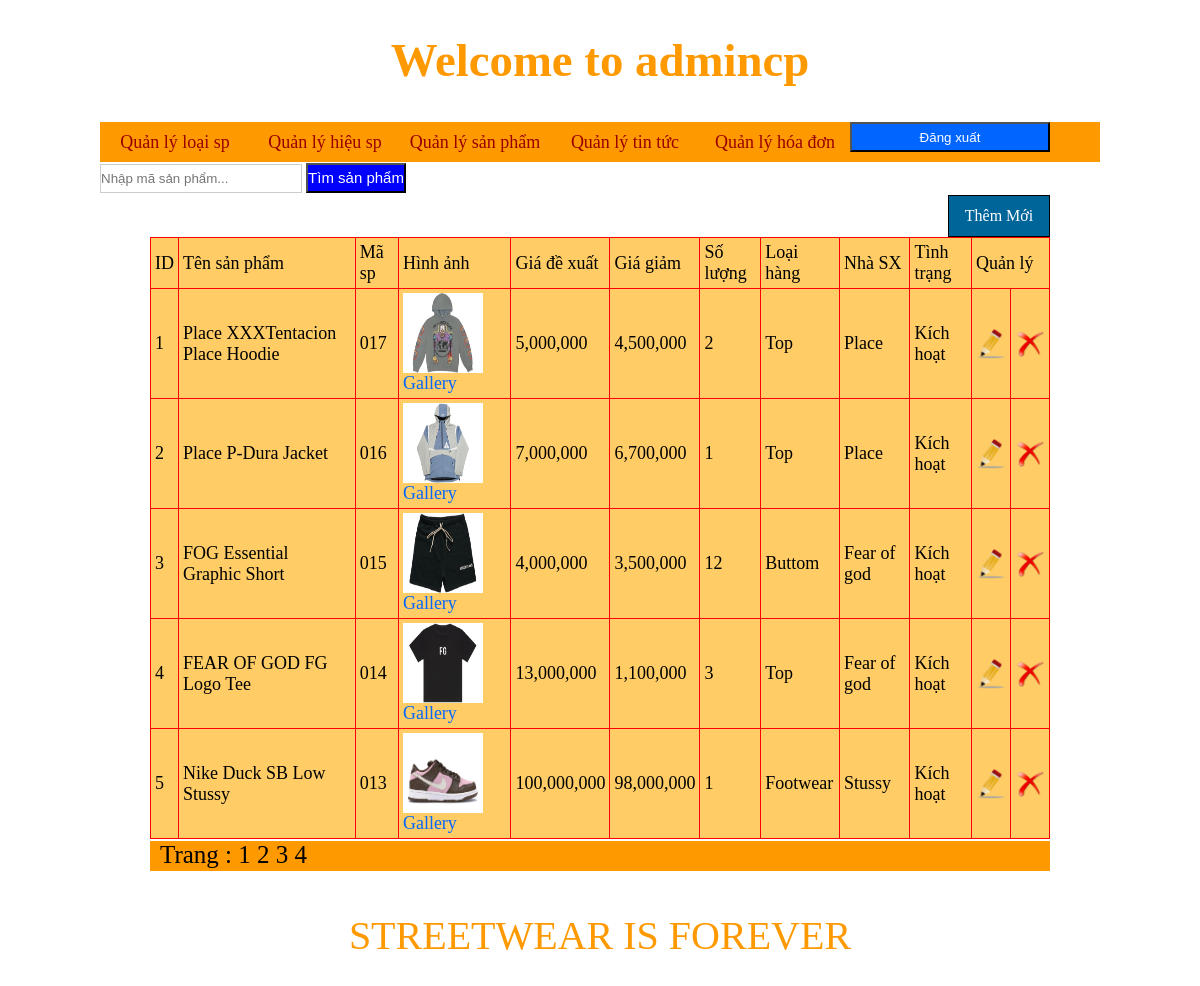
Screenshot of /admincp/index.php (signed in) with the database file from the repository.
### tables this page shows
CREATE TABLE IF NOT EXISTS `sanpham` (
`idsanpham` int(11) NOT NULL,
  `tensp` varchar(255) NOT NULL,
  `masp` varchar(255) NOT NULL,
  `hinhanh` varchar(100) NOT NULL,
  `giadexuat` float NOT NULL,
  `giagiam` float NOT NULL,
  `soluong` int(11) NOT NULL,
  `loaisp` int(11) NOT NULL,
  `nhasx` int(11) NOT NULL,
  `tinhtrang` varchar(100) NOT NULL,
  `noidung` longtext NOT NULL
);

CREATE TABLE IF NOT EXISTS `loaisp` (
`idloaisp` int(11) NOT NULL,
  `tenloaisp` varchar(255) NOT NULL,
  `tinhtrang` varchar(100) NOT NULL
);

CREATE TABLE IF NOT EXISTS `hieusp` (
`idhieusp` int(11) NOT NULL,
  `tenhieusp` varchar(255) NOT NULL,
  `tinhtrang` varchar(100) NOT NULL
);

### admincp/modules/quanlysanpham/lietke.php (the view)
<?php
	if(isset($_GET['trang'])){
		$trang=$_GET['trang'];
	}else{
		$trang='';
	}
	if($trang =='' || $trang =='1'){
		$trang1=0;
	}else{
		$trang1=($trang*5)-5;
	}
	$sql_lietkesp="select * from sanpham,hieusp,loaisp where loaisp.idloaisp=sanpham.loaisp and hieusp.idhieusp=sanpham.nhasx order by sanpham.idsanpham desc limit $trang1,5 ";
	$row_lietkesp=mysql_query($sql_lietkesp);
?>
<div class="button_themsp">
<a href="index.php?quanly=sanpham&ac=them">Thêm Mới</a>
</div>
<table width="100%" border="1">
  <tr>
    <td>ID</td>
    <td>Tên sản phẩm</td>
    <td>Mã sp</td>
    <td>Hình ảnh</td>
    <td>Giá đề xuất</td>
    <td>Giá giảm</td>
    <td>Số lượng</td>
    <td>Loại hàng</td>
    <td>Nhà SX</td>
    <td>Tình trạng</td>
    <td colspan="2">Quản lý</td>
  </tr>
  <?php
  $i=1;
  while($dong=mysql_fetch_array($row_lietkesp)){
  ?>
  <tr>
    <td><?php  echo $i;?></td>
    <td><?php echo $dong['tensp'] ?></td>
    <td><?php echo $dong['masp'] ?></td>
    <td><img src="modules/quanlysanpham/uploads/<?php echo $dong['hinhanh'] ?>" width="80" height="80" />
    <a href="index.php?quanly=gallery&ac=lietke&id=<?php echo $dong['idsanpham'] ?>" style="text-align:center;text-decoration:none; font-size:18px;color:#06F;">Gallery</a>
    </td>
    <td><?php echo number_format($dong['giadexuat']) ?></td>
    <td><?php echo number_format($dong['giagiam']) ?></td>
    <td><?php echo $dong['soluong'] ?></td>
    <td><?php echo $dong['tenloaisp'] ?></td>
    <td><?php echo $dong['tenhieusp'] ?></td>
    <td><?php $sql_tinhtrang = "select tinhtrang from sanpham";
	$row_tinhtrang = mysql_query($sql_tinhtrang);
	$dong_tinhtrang=mysql_fetch_array($row_tinhtrang);
	if($dong_tinhtrang['tinhtrang'] == 1 ){
		echo 'Kích hoạt';
	}elseif($dong_tinhtrang['tinhtrang'] ==2){
		echo 'Không kích hoạt';
	}
    ?></td>
    <td><a href="index.php?quanly=sanpham&ac=sua&id=<?php echo $dong['idsanpham'] ?>" ><center><img src="../imgs/edit.png" width="30" height="30" /></center></a></td>
    <td><a href="modules/quanlysanpham/xuly.php?id=<?php echo $dong['idsanpham']?>" class="delete_link"><center><img src="../imgs/delete.png" width="30" height="30"   /></center></a></td>
  </tr>
  <?php
  $i++;
  }
  ?>
</table>
<div class="trang">
	Trang :
    <?php
	$sql_trang=mysql_query("select * from sanpham");
	$count_trang=mysql_num_rows($sql_trang);
	$a=ceil($count_trang/5);
	for($b=1;$b<=$a;$b++){
		if($trang==$b){
		echo '<a href="index.php?quanly=sanpham&ac=lietke&trang='.$b.'" style="text-decoration:underline;color:red;">'.$b.' ' .'</a>';
	}else{
		echo '<a href="index.php?quanly=sanpham&ac=lietke&trang='.$b.'" style="text-decoration:none;color:#000;">'.$b.' ' .'</a>';
	}
	}
	?>
</div>

### admincp/index.php (shortened to what this page needs)
<!DOCTYPE html PUBLIC "-//W3C//DTD XHTML 1.0 Transitional//EN" "http://www.w3.org/TR/xhtml1/DTD/xhtml1-transitional.dtd">
<html xmlns="http://www.w3.org/1999/xhtml"><head>
<link rel="stylesheet" type="text/css" href="style/css.css" />
</head>
<body>
<div class="wrapper">
	<?php
		include('modules/header.php');
		include('modules/menu.php');
		include('modules/content.php');
		include('modules/footer.php');
	?>
</div>
</body>
</html>

### admincp/modules/header.php
<div class="header">
    	<h3>Welcome to admincp</h3>
    </div>

### admincp/modules/menu.php (shortened to what this page needs)
<div class="menu">
    	<ul>
        	<li><a href="index.php?quanly=loaisp&ac=them">Quản lý loại sp</a></li>
             <li><a href="index.php?quanly=hieusp&ac=them">Quản lý hiệu sp</a></li>
            <li><a href="index.php?quanly=sanpham&ac=them">Quản lý sản phẩm</a></li>
            <li><a href="index.php?quanly=tintuc&ac=them">Quản lý tin tức</a></li>
            <li><a href="#">Quản lý hóa đơn</a></li>
            <form action="" method="post" enctype="multipart/form-data">
            <input type="submit" name="logout" value="Đăng xuất" style="background:#06F;color:#fff;width:200px;height:30px;" />
            </form>
        </ul>
    </div>
 <form action="index.php?quanly=timkiem&ac=sp" method="post" enctype="multipart/form-data">
     <p><input type="text" name="masp" placeholder="Nhập mã sản phẩm..." id="timkiem" required="required" />
        <input type="submit" id="button_timkiem" name="timkiem" value="Tìm sản phẩm" />
        </p>
        </form>

### admincp/modules/content.php (shortened to what this page needs)
<div class="content">
   	<div class="box_contains">
       	<?php
			if(isset($_GET['quanly'])&&$_GET['ac']){
				$tam=$_GET['quanly'];
				$tam1=$_GET['ac'];
				}else{
					$tam='';
				}if(($tam == 'loaisp')&&($tam1 == 'them')){
					include('modules/quanlyloaisp/them.php');
				}elseif(($tam == 'loaisp')&&($tam1 == 'lietke')){
					include('modules/quanlyloaisp/lietke.php');
				}elseif(($tam == 'loaisp')&&($tam1 == 'sua')){
					include('modules/quanlyloaisp/sua.php');
				}elseif(($tam == 'hieusp')&&($tam1 == 'them')){
					include('modules/quanlyhieusp/them.php');
				}elseif(($tam == 'hieusp')&&($tam1 == 'lietke')){
					include('modules/quanlyhieusp/lietke.php');
				}elseif(($tam == 'hieusp')&&($tam1 == 'sua')){
					include('modules/quanlyhieusp/sua.php');
				}elseif(($tam == 'sanpham')&&($tam1 == 'them')){
					include('modules/quanlysanpham/them.php');
				}elseif(($tam == 'sanpham')&&($tam1 == 'lietke')){
					include('modules/quanlysanpham/lietke.php');
				}elseif(($tam == 'sanpham')&&($tam1 == 'sua')){
					include('modules/quanlysanpham/sua.php');
				}elseif(($tam == 'tintuc')&&($tam1 == 'them')){
					include('modules/quanlytintuc/them.php');
				}elseif(($tam == 'tintuc')&&($tam1 == 'lietke')){
					include('modules/quanlytintuc/lietke.php');
				}elseif(($tam == 'tintuc')&&($tam1 == 'sua')){
					include('modules/quanlytintuc/sua.php');
				}elseif(($tam == 'timkiem')&&($tam1 == 'sp')){
					include('modules/timkiem/timkiem.php');
				}elseif(($tam == 'gallery')&&($tam1 == 'them')){
					include('modules/gallery/them.php');
				}elseif(($tam == 'gallery')&&($tam1 == 'lietke')){
					include('modules/gallery/lietke.php');
				}elseif(($tam == 'gallery')&&($tam1 == 'sua')){
					include('modules/gallery/sua.php');
				}else{
					include('modules/quanlysanpham/lietke.php');
				}
		?>
       </div>
   </div>

### admincp/modules/footer.php
<div class="footer">
	STREETWEAR IS FOREVER
</div>

### admincp/style/css.css (style rules this page uses)
body { background:#fff; }
* { padding:0; margin:0; }
table { border-collapse:collapse; width:100%; background-color:#FC6; border:1px solid #F00; }
table tr td { color:#000; font-size:18px; padding:4px; }
input { width:60%; height:20px; }
.wrapper { width:1000px; height:auto; margin:auto; }
.menu { width:100%; height:40px; margin-top:2px; background:#F90; }
.menu ul { width:100%; list-style:none; }
.menu ul li { width:150px; text-align:center; float:left; line-height:40px; }
.menu ul li a { display:block; color:#900; text-decoration:none; font-size:18px; }
.header { width:100%; height:120px; text-align:center; line-height:120px; font-size:40px; color:#F90; }
.content { width:100%; height:auto; margin-top:2px; }
.box_contains { width:90%; height:auto; margin:auto; }
.footer { width:100%; height:120px; text-align:center; line-height:120px; font-size:40px; color:#F90; margin-top:5px; }
.button_themsp { width:100px; height:40px; border:1px solid #000; text-align:center; background:#069; line-height:40px; color:#fff; float:right; }
.button_themsp a { color:#fff; display:block; text-decoration:none; }
.trang { width:auto; height:30px; font-size:25px; padding-left:10px; color:#000; margin-top:2px; background:#F90; }
#timkiem { width:200px; height:27px; border:1px solid #CCC; margin-top:2px; }
#button_timkiem { width:100px; height:30px; background:blue; color:#fff; font-size:15px; }

### rows the page displays
sanpham: tensp "Place XXXTentacion Place Hoodie", masp "017", hinhanh (picture), giadexuat "5,000,000", giagiam "4,500,000", soluong "2", loaisp.tenloaisp "Top", hieusp.tenhieusp "Place"
sanpham: tensp "Place P-Dura Jacket", masp "016", hinhanh (picture), giadexuat "7,000,000", giagiam "6,700,000", soluong "1", loaisp.tenloaisp "Top", hieusp.tenhieusp "Place"
sanpham: tensp "FOG Essential Graphic Short", masp "015", hinhanh (picture), giadexuat "4,000,000", giagiam "3,500,000", soluong "12", loaisp.tenloaisp "Buttom", hieusp.tenhieusp "Fear of god"
sanpham: tensp "FEAR OF GOD FG Logo Tee", masp "014", hinhanh (picture), giadexuat "13,000,000", giagiam "1,100,000", soluong "3", loaisp.tenloaisp "Top", hieusp.tenhieusp "Fear of god"
sanpham: tensp "Nike Duck SB Low Stussy", masp "013", hinhanh (picture), giadexuat "100,000,000", giagiam "98,000,000", soluong "1", loaisp.tenloaisp "Footwear", hieusp.tenhieusp "Stussy"
